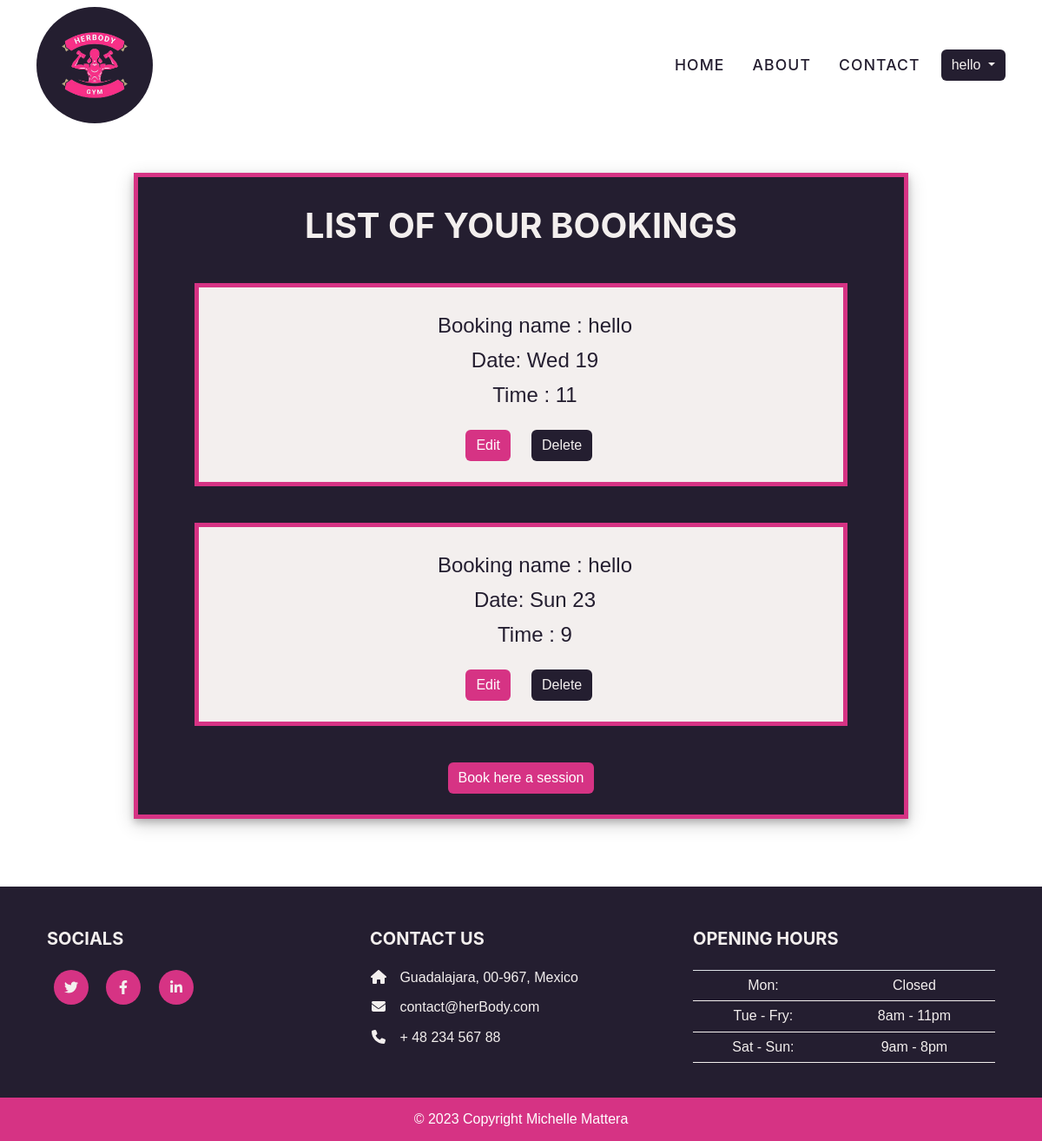
The app's page /booking/my_bookings/ (signed in), older data.
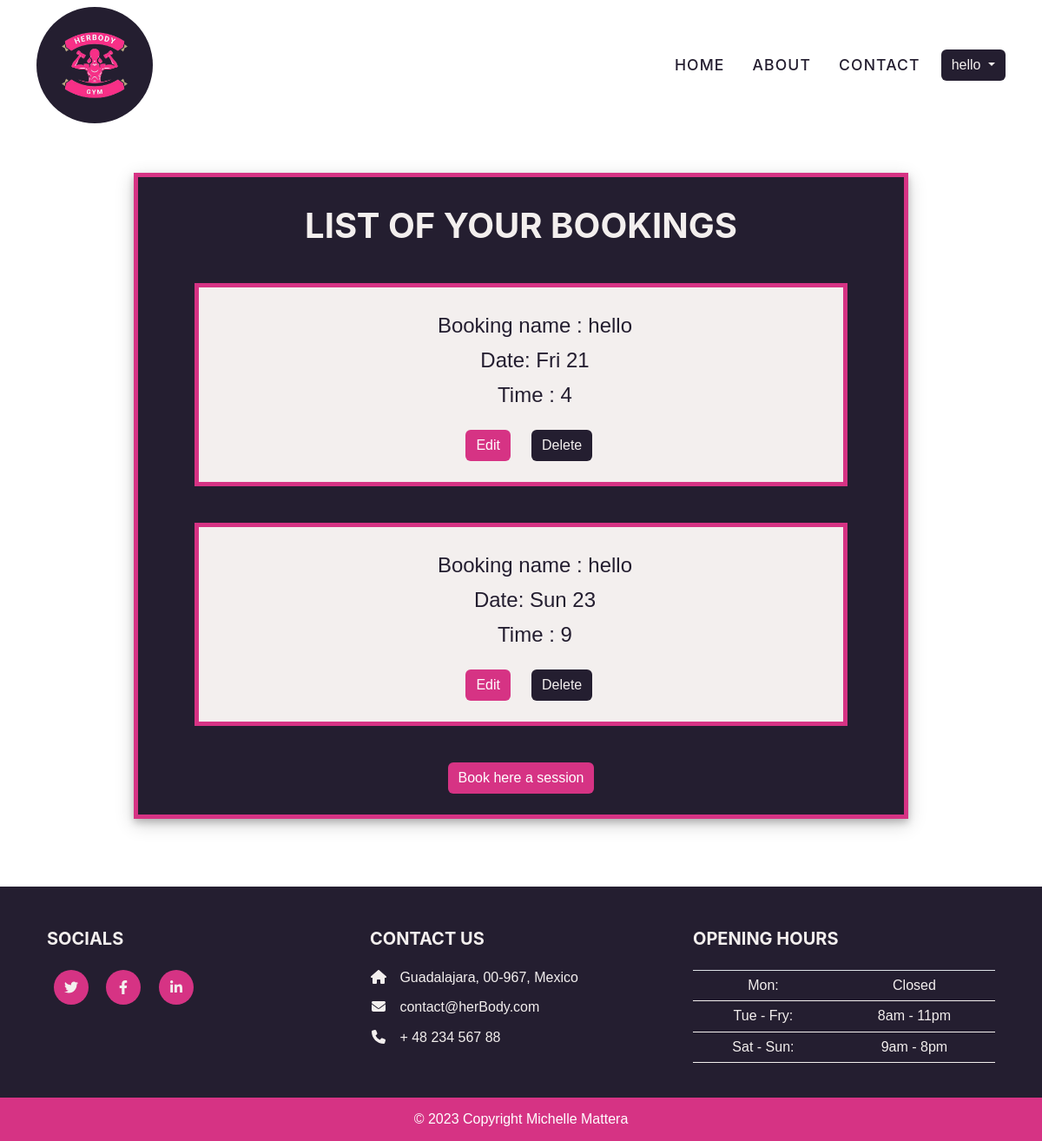
The same page, newer data.
### booking/models.py (models this page shows, shortened)
class Booking(models.Model):
    date = models.DateField(default=datetime.date.today)
    user = models.ForeignKey(
        User, on_delete=models.CASCADE, related_name="hiuser", default=User)
    time = models.IntegerField(choices=TIME_CHOISES, blank=False, default=9)
    class Meta:
        ordering = ['date', 'time']
        unique_together = ("date", "time")

### booking/views.py (the view, shortened to what this page needs)
# urls.py: path('my_bookings/', booking_list.as_view(), name='my_bookings'),
class booking_list(generic.ListView):
    model = Booking
    template_name = 'booking/my_bookings.html'
    def get_queryset(self):
        user = self.request.user
        return Booking.objects.filter(user=user).order_by('date', 'time')

### templates/booking/booking_list.html
{% extends "base.html" %}
{% block content %}
{% include 'includes/messages.html' %}
<div class="container">
    <div class="booking-confirmation text-center">
        <h1 class="text-uppercase text-center booking-title">List of your bookings</h1>
        {% for booking in booking_list %}
        <div class="container-booking-card">
            <ul>
                <li class="booking-li">Booking name : {{ booking.user }}</li>
                <li class="booking-li">Date: {{ booking.date|date:"D d" }}</li>
                <li class="booking-li">Time : {{ booking.time }}</li>
            </ul>
            <div class="row">
                <div class="col booking-li right">
                    <a href="{% url 'edit_booking' booking_id=booking.id %}" class="btn btn-primary text-center"
                    role="button">Edit</a>
                </div>
                <div class="col booking-li left">
                    <a href="{% url 'delete_booking' booking.id %}" class="btn btn-secondary text-center"
                        role="button">Delete</a>
                </div>
            </div>
        </div>
        {% empty %}
        <div class="container-booking-card">
            <ul>
                <li class="booking-li">No Bookings have been made</li>
            </ul>
        </div>
        {% endfor %}
            <a href="{% url 'booking_form'%}" class="btn btn-primary text-center"
            role="button">Book here a session</a>
    </div>
</div>
{% endblock %}

### templates/base.html (shortened to what this page needs)
{% load static %}
{% load cloudinary %}
<!DOCTYPE html>
<html lang="en">
<head>
    <link rel="stylesheet" href="https://cdn.jsdelivr.net/npm/bootstrap@4.0.0/dist/css/bootstrap.min.css"
>
    <link type="text/css" href="{% static 'css/style.css' %}" rel="stylesheet">
    <link type="text/css" href="{% static 'bootstrap/css/style.css' %}" rel="stylesheet">
</head>
<body>
    {% with request.resolver_match.url_name as url_name %}
    <nav class="navbar navbar-expand-lg navbar-dark fixed-top" id="mainNav">
        <div class="container">
            <div class="logo-div">
                <a class="navbar-brand" href="#page-top"><img src="{% static 'images/logo.png' %}" alt="logo"
                        class="logo"></a>
            </div>
            <div class="collapse navbar-collapse" id="navbarResponsive">
                <ul class="navbar-nav text-uppercase ms-auto py-4 py-lg-0">
                    <li class="nav-item nav-home"><a class="nav-link {% if url_name == 'home' %}active-nav{% endif %}"
                            aria-current="page" href="{% url 'home' %}">Home</a></li>
                    <li class="nav-item nav-about"><a class="nav-link {% if url_name == 'about' %}active-nav{% endif %}"
                            aria-current="page" href="{% url 'about' %}">About</a></li>
                    <li class="nav-item nav-contact"><a
                            class="nav-link {% if url_name == 'contact' %}active-nav{% endif %}" aria-current="page"
                            href="{% url 'contact' %}">Contact</a></li>
                </ul>
                <div class="dropdown">
                    {% if user.is_authenticated %}
                    <a class="btn btn-secondary  dropdown-toggle" href="#" role="button" id="dropdownMenuLink"
                        data-bs-toggle="dropdown" aria-haspopup="true" aria-expanded="false">
                        {{ user.username }}
                    </a>
                        {% endif %}
                    </div>
                </div>
            </div>
    </nav>
    {% endwith %}
    <main>
        {% block content %}{% endblock content %}
    </main>
    <footer class="text-white text-center text-lg-start bg-dark">
        <div class="footer-container">
            <div class="container p-4">
                <div class="row mt-4">
                    <div class="col-lg-4 col-md-12 mb-4 mb-md-0 footer-text">
                        <h5 class="text-uppercase mb-4 footer-title">Socials</h5>
                        <div class="mt-4">
                            <a class="btn btn-social mx-2" href="#!" aria-label="Twitter"
                                title="Link for Twitter (opens in a new page)"><i class="fab fa-twitter"></i></a>
                            <a class="btn btn-social mx-2" href="#!" aria-label="Facebook"
                                title="Link for Facebook (opens in a new page)"><i class="fab fa-facebook-f"></i></a>
                            <a class="btn btn-social mx-2" href="#!" aria-label="LinkedIn"
                                title="Link for Linkedin (opens in a new page)"><i class="fab fa-linkedin-in"></i></a>
                        </div>
                    </div>
                    <div class="col-lg-4 col-md-6 mb-4 mb-md-0 footer-text">
                        <h5 class="text-uppercase mb-4 footer-title">Contact Us</h5>
                        <ul class="fa-ul" style="margin-left: 1.65em;">
                            <li class="mb-3">
                                <span class="fa-li"><i class="fas fa-home"></i></span><span class="ms-2">Guadalajara,
                                    00-967,
                                    Mexico</span>
                            </li>
                            <li class="mb-3">
                                <span class="fa-li"><i class="fas fa-envelope"></i></span><span
                                    class="ms-2">contact@herBody.com</span>
                            </li>
                            <li class="mb-3">
                                <span class="fa-li"><i class="fas fa-phone"></i></span><span class="ms-2">+ 48 234 567
                                    88</span>
                            </li>
                        </ul>
                    </div>
                    <div class="col-lg-4 col-md-6 mb-4 mb-md-0 footer-text">
                        <h5 class="text-uppercase mb-4 footer-title">Opening hours</h5>
                        <table class="table text-center text-white footer-text">
                            <tbody class="fw-normal">
                                <tr>
                                    <td>Mon:</td>
                                    <td>Closed</td>
                                </tr>
                                <tr>
                                    <td>Tue - Fry:</td>
                                    <td>8am - 11pm</td>
                                </tr>
                                <tr>
                                    <td>Sat - Sun:</td>
                                    <td>9am - 8pm</td>
                                </tr>
                            </tbody>
                        </table>
                    </div>
                </div>
            </div>
            <div class="text-center p-3 Copyright">
                © 2023 Copyright Michelle Mattera
            </div>
        </div>
    </footer>
</body>
</html>

### templates/includes/messages.html (shortened to what this page needs)
    <div class="container message-div">
        <div class="row">
            <div class="col-md-8 offset-md-2">
            </div>
        </div>
    </div>

### static/css/style.css (style rules this page uses)
.message-div { margin-top: 10%; }
.logo { height: 100%; width: 100%; }
.logo-div { width: 150px; height: 150px; align-items: center; text-align: center; display: flex; }
#mainNav .navbar-nav .nav-item .nav-link { font-family: "Montserrat", -apple-system, BlinkMacSystemFont, "Segoe UI", Roboto, "Helvetica Neue", Arial, sans-serif, "Apple Color Emoji", "Segoe UI Emoji", "Segoe UI Symbol", "Noto Color Emoji"; font-size: 1.1rem; color: #241E30; font-weight: 500; letter-spacing: 0.0625em; }
.btn-primary { --bs-btn-color: #FFF; --bs-btn-bg: #d63384; --bs-btn-hover-color: #d63384; --bs-btn-hover-bg: #F3EFEE; --bs-btn-active-color: #d63384; }
.btn-secondary { --bs-btn-color: #F3EFEE; --bs-btn-bg: #241E30; --bs-btn-hover-border-color: #322d3b; --bs-btn-hover-color: #fff; --bs-btn-hover-bg: #312a3f; }
.p-4 { color: #F3EFEE; }
.p-4>* { color: #F3EFEE; }
.Copyright { background-color: #d63384; color: #FFF; }
.footer-text>* { color: #F3EFEE; }
.footer-container { background-color: #241E30; }
.btn-social { --bs-btn-hover-color: #d63384; --bs-btn-color: #F3EFEE; }
.dropdown-toggle { white-space: nowrap; margin-left: 1rem; }
.booking-title { margin: 1% 5%; color: #F3EFEE; }
.booking-confirmation { width: 80%; height: auto; margin: 7% 10%; background-color: #241E30; border: 5px solid #d63384; box-shadow: 0 4px 8px 0 rgba(0, 0, 0, 0.2), 0 6px 20px 0 rgba(0, 0, 0, 0.19); padding: 1.5rem; }
.booking-li { list-style: none; font-size: 1.5rem; }
.right { font-weight: bold; text-align: right; }
.left { text-align: left; }
.container-booking-card { background-color: #F3EFEE; color: #241E30; text-align: center; margin: 5%; border: 5px solid #d63384; padding: 1.5rem; line-height: 40px; }

Row changes from the older to the newer data that the page shows:
removed Booking: user "hello", date "Wed 19", time "11"
added Booking: user "hello", date "Fri 21", time "4"
